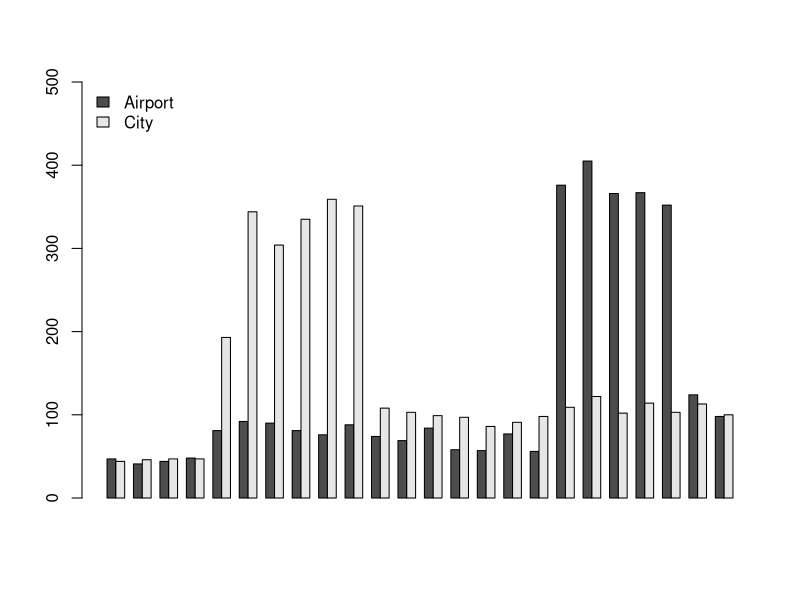
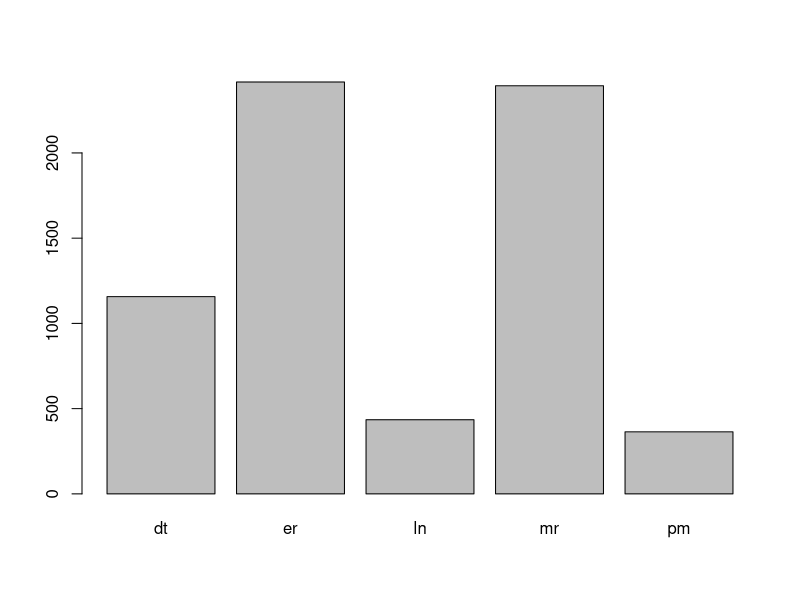
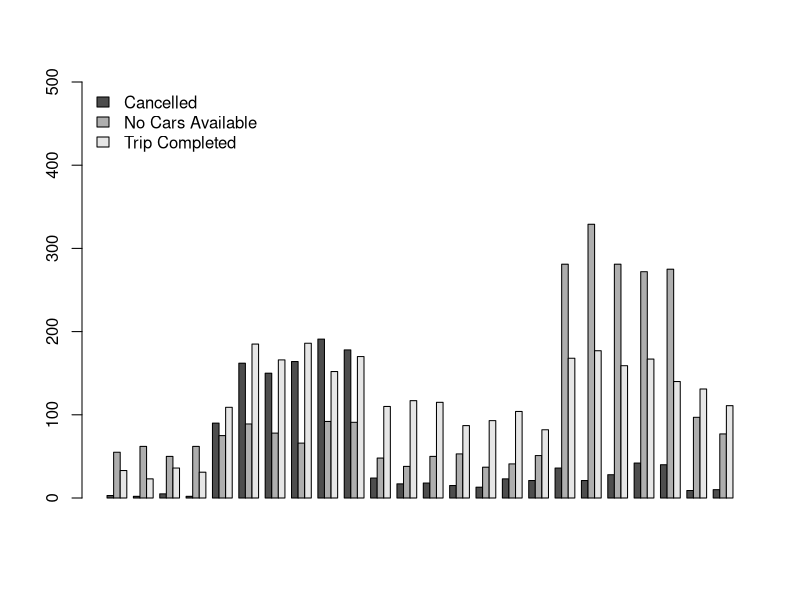
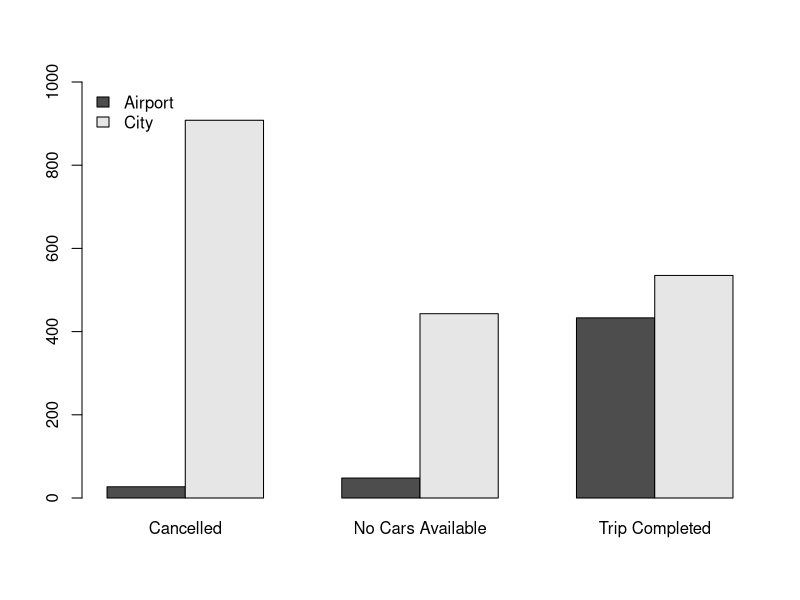
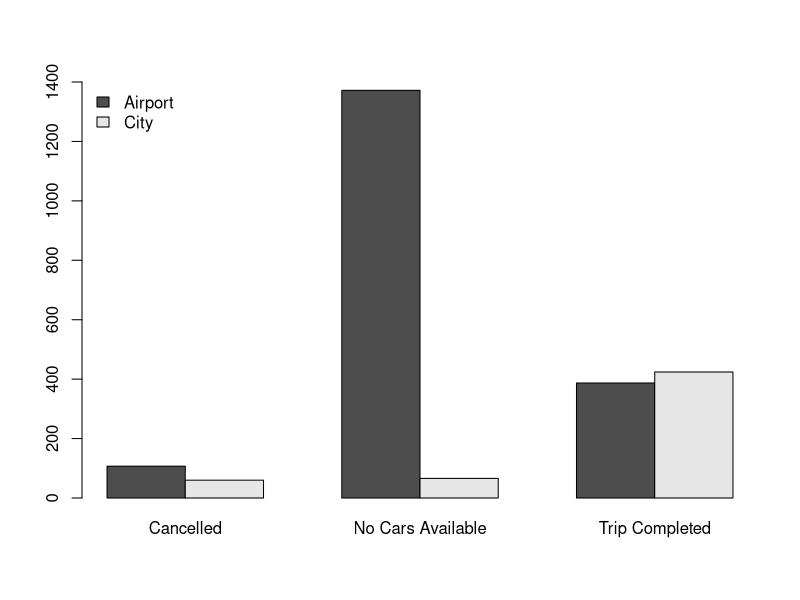

Source code (R) for these figures, in order:
uber <- read.csv("Uber request data.csv",header = T)
uber$Request.time=as.character(uber$Request.time)
uber$Request.time<-substring(uber$Request.time,1,2)
d=table(uber$Request.time,uber$Pickup.point)
d=as.data.frame.matrix(d)
d <- do.call(rbind, d)
barplot(d, beside = TRUE, ylim=c(0,500), legend.text = rownames(d),args.legend = list(x = "topleft", bty="n"))
uber$ts=c()
addc <- function(uber)
{
    for(i in c(1:6766))
    {  
        if(as.integer(uber$Request.time[i])<4)
        {
            uber$ts[i]="pm"  
        }
        else if(as.integer(uber$Request.time[i])<10)
        {
            uber$ts[i]="mr"  
        }
        else if(as.integer(uber$Request.time[i])<17)
        {
            uber$ts[i]="dt"  
        }
        else if(as.integer(uber$Request.time[i])<22)
        {
            uber$ts[i]="er"  
        }
        else if(as.integer(uber$Request.time[i])<24)
        {
            uber$ts[i]="ln"  
        }
        
    }
    uber
    
}
g=addc(uber)
k=table(g$ts)
barplot(k)
statusc=table(uber$Request.time,uber$Status)
statusc=as.data.frame.matrix(statusc)
statusc <- do.call(rbind, statusc)
barplot(statusc, beside = TRUE, ylim=c(0,500), legend.text = rownames(statusc),args.legend = list(x = "topleft", bty="n"))
ubert=subset(g,g$ts=="mr")
uberts=table(ubert$Pickup.point,ubert$Status)
barplot(uberts, beside = TRUE, ylim=c(0,1000), legend.text = rownames(uberts),args.legend = list(x = "topleft", bty="n"))
ubert2=subset(g,g$ts=="er")
uberts2=table(ubert2$Pickup.point,ubert2$Status)
barplot(uberts2, beside = TRUE, ylim=c(0,1400), legend.text = rownames(uberts2),args.legend = list(x = "topleft", bty="n"))

